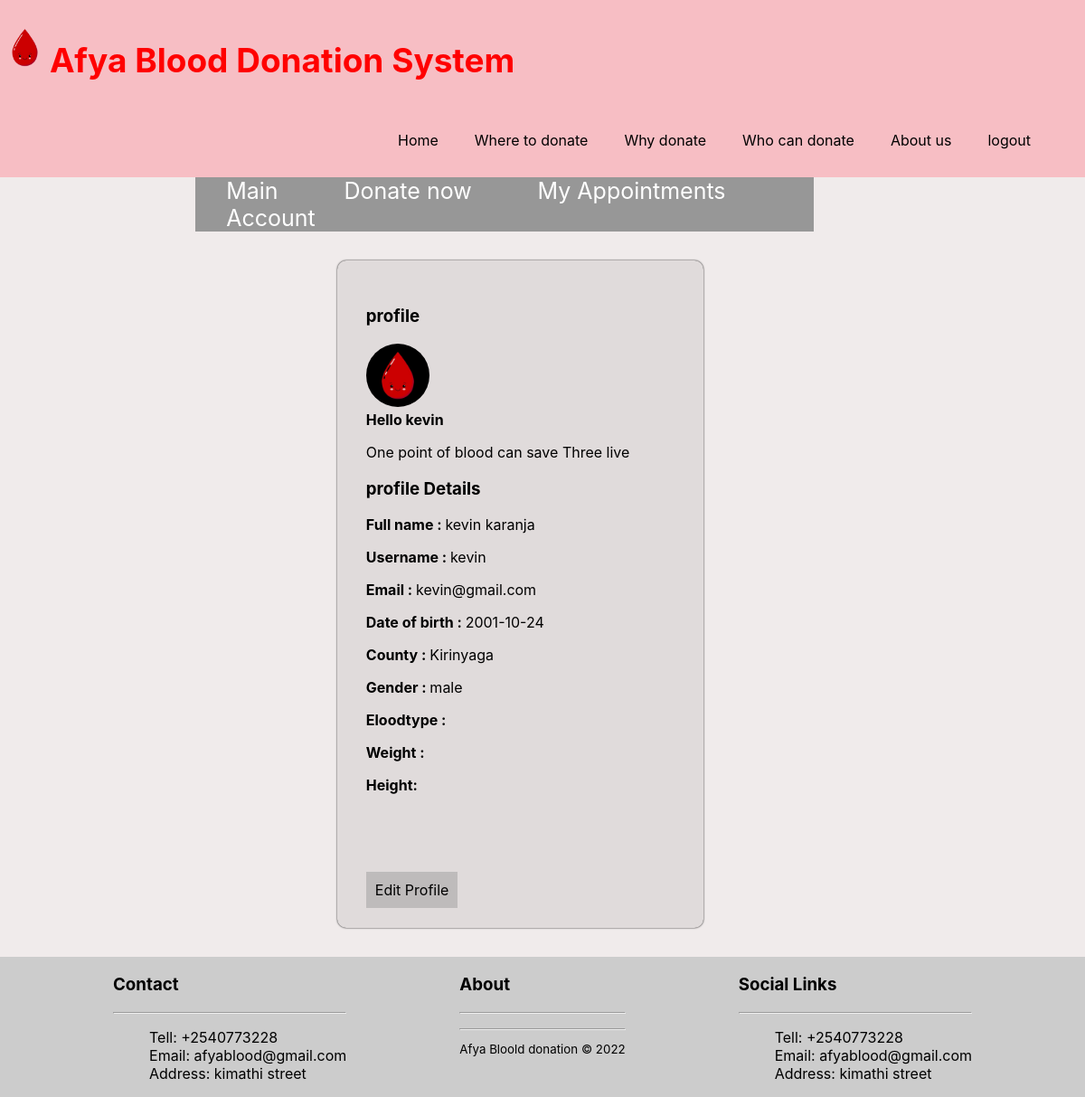
Page /account.php (signed in) on the committed database.
### tables this page shows
CREATE TABLE `users` (
  `id` int NOT NULL,
  `fullname` varchar(255) NOT NULL,
  `username` varchar(255) NOT NULL,
  `email` varchar(255) NOT NULL,
  `dob` date NOT NULL,
  `county` varchar(255) NOT NULL,
  `gender` varchar(20) NOT NULL,
  `password` varchar(255) NOT NULL,
  `height` float DEFAULT NULL,
  `weight` float DEFAULT NULL,
  `bloodtype` varchar(255) DEFAULT NULL
);

### account.php (the view, shortened to what this page needs)
<!DOCTYPE html>
<html lang="en">
<head>
    <link rel="stylesheet" href="styles.css">
</head>
<body>
<!-- na  <?php include('includes/navbarin.php')?>
<?php include('includes/mininav.php') ?>
<?php
   include('includes/conn.php') ?>
<div class="user">
<div class="left" style=" margin-left:30%; margin-right:30%">
        <h3>profile</h3>
      <?php  if (isset($_SESSION['username'])) : ?>
    <p><img class="profile" src= "/image/drop.png" ><br>
    <strong>Hello <?php echo $_SESSION['username']; ?></strong></p>
    <?php endif ?>
    <p>One point of blood can save Three live</p>
        <h3>profile Details</h3>
        <?php
$id =  $_SESSION['username'];
$sql = "SELECT * FROM users WHERE username='$id'";
$result = $db->query($sql);
                while($rows=$result->fetch_assoc())
                {
             ?>
            <p> <strong>Full name : </strong><?php echo $rows['fullname'];?><br></p>
          <p>   <strong>Username : </strong><?php echo $rows['username'];?><br></p>
          <p>   <strong>Email : </strong><?php echo $rows['email'];?><br></p>
          <p>   <strong>Date of birth : </strong><?php echo $rows['dob'];?><br></p>
          <p>   <strong>County : </strong><?php echo $rows['county'];?><br></p>
          <p>   <strong>Gender : </strong><?php echo $rows['gender'];?><br></p>
          <p>   <strong>Eloodtype : </strong><?php echo $rows['bloodtype'];?><br></p>
          <p>   <strong>Weight : </strong><?php echo $rows['weight'];?><br></p>
          <p>   <strong>Height: </strong><?php echo $rows['height'];?><br></p>
<br>
<br>
<br>
<br>
          <div class = bodylink><a href="update.php" >Edit Profile</a></div>
            <?php
                }
             ?>
</div>
</div>
<?php include('includes/footer.php') ?>
</body>
</html>

### styles.css (style rules this page uses)
a { text-decoration: none; transition: 0.5s; }
body { margin:0px; background-color:#f0ebeb; font-family: -apple-system, BlinkMacSystemFont, 'Segoe UI', Roboto, Oxygen, Ubuntu, Cantarell, 'Open Sans', 'Helvetica Neue', sans-serif; }
.bodylink a { background-color:rgba(126, 126, 126, 0.348); padding: 10px; color:rgb(0, 0, 0); text-decoration: non }
.user { padding: 2rem; display: flex; gap: 6rem; }
.left { box-shadow: 0 0 2px 0; flex-direction: column; padding: 2rem; border-radius: 10px; background-color: rgba(0, 0, 0, 0.068); gap: 2rem; min-width: 30%; }
.user a { color:#000000; }
.profile { height: 70px; background-color:#000000; border-radius:100%; }

### rows in the picture
users: fullname "kevin karanja", username "kevin", email "kevin@gmail.com", dob "2001-10-24", county "Kirinyaga", gender "male"

### other values in the picture
$_SESSION['username'] "kevin"
